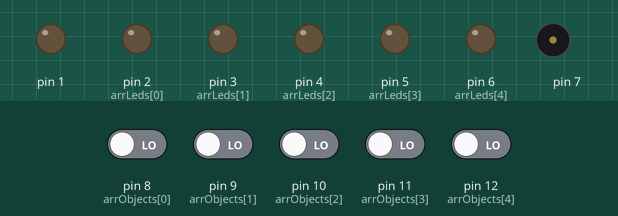
Recording of a sketch running on a simulated Arduino Uno, built with avr-gcc and run on an emulated ATmega328P. Shown: output pins drawn as LEDs (lit = HIGH), buzzer (waves = sounding). The test bench sets the inputs (shaded band); at power-on: pin 8 (arrObjects[0]), pin 9 (arrObjects[1]), pin 10 (arrObjects[2]), pin 11 (arrObjects[3]), pin 12 (arrObjects[4]) LOW.

Above: at 2.1 s.
2.2 s: pin 8 (arrObjects[0]) driven HIGH
At 3.7 s:
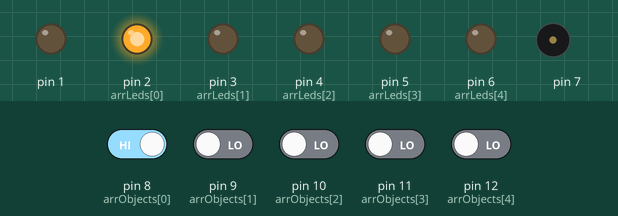
4.1 s: pin 9 (arrObjects[1]) driven HIGH
At 5.2 s:
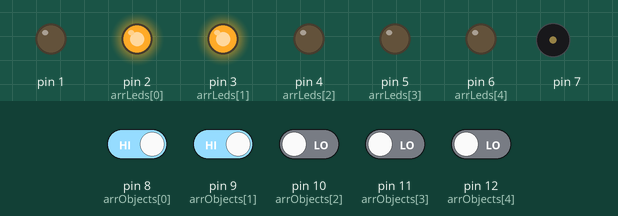
6.0 s: pin 10 (arrObjects[2]) driven HIGH
At 7.6 s:
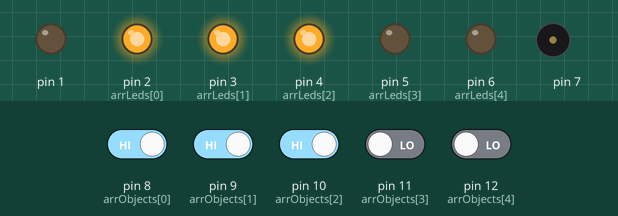
7.9 s: pin 11 (arrObjects[3]) driven HIGH
At 9.3 s:
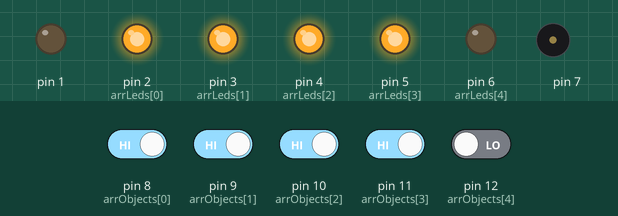
9.8 s: pin 12 (arrObjects[4]) driven HIGH
At 10.4 s:
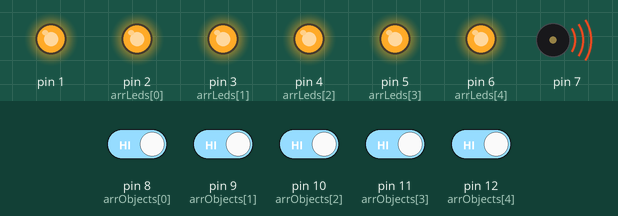
12.8 s: pin 12 (arrObjects[4]) driven LOW
At 13.17 s:
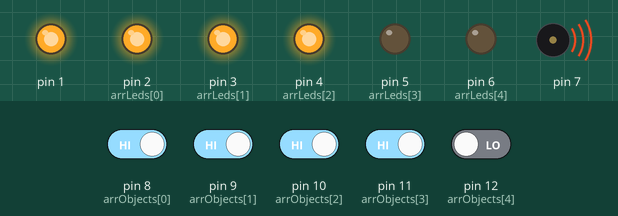
Timing chart, 0 to 15.8 s (numbered marks = the images above; inputs shaded):
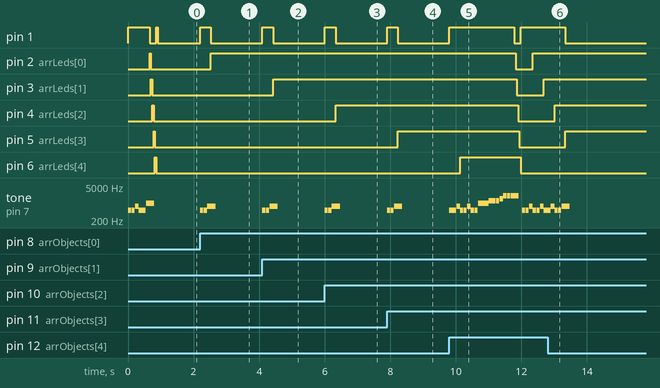

The sketch:

arduino.ino
```cpp
int arrObjects[] = {8, 9, 10, 11, 12};
int arrLeds[] = {2, 3, 4, 5, 6};
int arrHits[] ={0, 0, 0, 0, 0};
int i;
int currentHit;
int maxObjects = 5;

// Setup the application.
void setup() {
  initPinModes();
  reset(true);
}

// Constant loop within the application.
void loop() {
  for (i = 0; i < 5; i = i + 1) {
    // Verify if the object is hit.
    objectHitVerification(i);
  }
}

// Reset the vars, tones and leds.
void reset(bool init) {
  initVars(init);
  initTones(init);
  initLeds(init);
}

// Initialize all the pinModes by a pre-defined set of arrays.
void initPinModes() {
  for (i = 0; i < 5; i = i + 1) {
    // Initialize pinMode for leds.
    pinMode(arrLeds[i], OUTPUT);
    // Initialize pinMode for objects to hit.
    pinMode(arrObjects[i], INPUT);
  }
  // Initialize pinMode for the buzzer.
  pinMode(7, OUTPUT);
  pinMode(1, OUTPUT);
}

// Initialize variables.
void initVars(bool init) {
  currentHit = -1;
}

// Read the hitstate and highlight the object if hit.
void objectHitVerification(int i) {
  int hitState = digitalRead(arrObjects[i]);
  if (hitState == HIGH) {
    if (arrHits[i] == 0) {
      objectHit(i);
    }
  }
}

// Highlight the object cause it is hit.
int objectHit(int i) {
  objectHitTone(500,750);
  currentHit = currentHit + 1;
  digitalWrite(arrLeds[currentHit], HIGH);
  arrHits[i] = 1;
  verifyAllObjectsAreHit();
}

// Verify if all objects are hit and if so, then reset.
void verifyAllObjectsAreHit() {
  if (currentHit == (maxObjects - 1)) {
    currentHit = -1;
    reset(false);
  }
}

void objectHitTone(int tone1, int tone2){
  digitalWrite(1, HIGH);
  tone(7, tone1, 100);
  delay(110);
  tone(7, tone1, 100);
  delay(110);
  tone(7, tone2, 250);
  delay(110);
  digitalWrite(1, LOW);
}

void initTones(bool init) {
  if (not init) {
    objectHitTone(500,750);
    objectHitTone(500,1000);
    objectHitTone(1000,1250);
    objectHitTone(1250,1500);
    objectHitTone(2000,2000);
  }
  else {
    objectHitTone(500,750);
    objectHitTone(500,1000);
  }
}

void initLeds(bool init) {
  for (i = 0; i < 5; i = i + 1) {
    digitalWrite(arrLeds[i], HIGH);
    delay(40);
    arrHits[i] = 0;
    digitalWrite(arrLeds[i], LOW);
  }
  digitalWrite(1, HIGH);
  delay(40);
  digitalWrite(1, LOW);
}
```

Measured:
- after the input at 2.2 s, pin 1: LOW → HIGH at once, → LOW 0.33 s later; pin 2 (arrLeds[0]): LOW → HIGH after 0.33 s; tone on pin 7: plays 500 Hz for 0.10 s, 500 Hz for 0.10 s, 750 Hz for 0.25 s, starting at once
- after the input at 4.1 s, pin 1: LOW → HIGH at once, → LOW 0.33 s later; pin 3 (arrLeds[1]): LOW → HIGH after 0.33 s; tone on pin 7: plays 500 Hz for 0.10 s, 500 Hz for 0.10 s, 750 Hz for 0.25 s, starting at once
- after the input at 6.0 s, pin 1: LOW → HIGH at once, → LOW 0.33 s later; pin 4 (arrLeds[2]): LOW → HIGH after 0.33 s; tone on pin 7: plays 500 Hz for 0.10 s, 500 Hz for 0.10 s, 750 Hz for 0.25 s, starting at once
- after the input at 7.9 s, pin 1: LOW → HIGH at once, → LOW 0.33 s later; pin 5 (arrLeds[3]): LOW → HIGH after 0.33 s; tone on pin 7: plays 500 Hz for 0.10 s, 500 Hz for 0.10 s, 750 Hz for 0.25 s, starting at once
- after the input at 9.8 s, pin 1: LOW → HIGH at once, → LOW 2.0 s later, → HIGH 0.20 s later; pin 2 (arrLeds[0]): HIGH → LOW after 2.0 s, → HIGH 0.53 s later; pin 3 (arrLeds[1]): HIGH → LOW after 2.1 s, → HIGH 0.82 s later; pin 4 (arrLeds[2]), pin 5 (arrLeds[3]): HIGH → LOW after 2.1 s; pin 6 (arrLeds[4]): LOW → HIGH after 0.33 s, → LOW 1.9 s later
- after the input at 12.8 s, pin 2 (arrLeds[0]), pin 3 (arrLeds[1]): stays HIGH (without the input it goes to LOW after 2.6 s); pin 4 (arrLeds[2]): goes on until 13.0 s, then stays HIGH; pin 5 (arrLeds[3]): goes on until 13.3 s, then stays HIGH; pin 6 (arrLeds[4]): stays LOW (without the input it goes to HIGH after 0.87 s)
